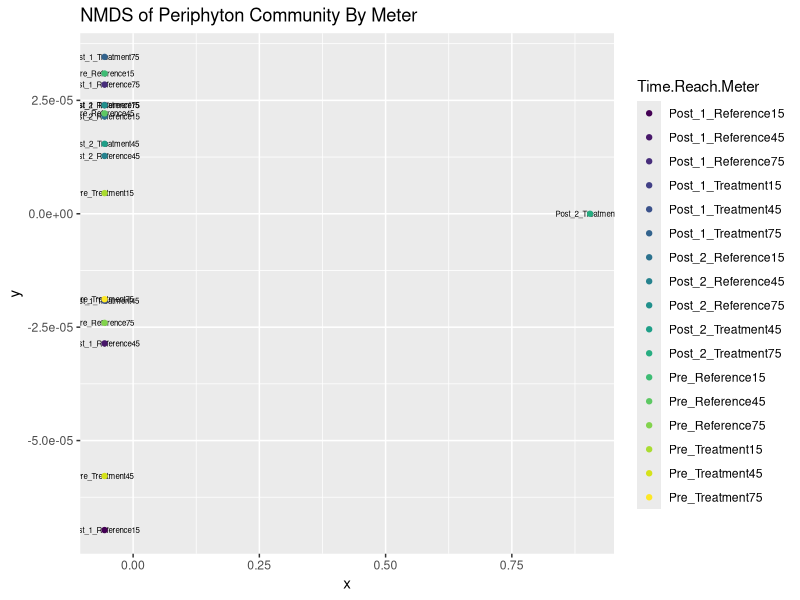

Write the R code that produced this figure. (Note: this script raises an error after producing the figure.)
# Prep Periphyton data for PC-ORD/Basic MDS in R
x <- c("tidyverse", "vegan", "lubridate", "readxl", "ggthemes", "viridis", "ggrepel")
lapply(x, library, character.only = TRUE)

reach.peri <- read_csv("../Periphyton/Data/Reach_Algae_DiatomsSpecified_pca_data.csv")
meter.peri <- read_csv("../Periphyton/Data/Meter_Algae_DiatomsSpecified_pca_data.csv")
 
meter.algae <- meter.peri %>% filter(str_detect(Portion.Taxon, "Algae"))
reach.algae <- reach.peri %>% filter(str_detect(Portion.Taxon, "Algae"))

# Function to convert data to long output and fill missing values with 0
long_output <- function(x, dat, key, value, group) {
  x %>%
    select(dat) %>%
    spread(key = key, value = value) %>%
    mutate_if(is.numeric , replace_na, replace = 0) %>%
    group_by_(.dots = group) %>%
    summarise_if(is.numeric, funs(sum)) %>%
    select(-c(group))
}


reach.het <- long_output(x = reach.peri, dat = c("Time.Reach","Portion.Taxon", "Sum_Het"), 
                         key = "Portion.Taxon", value = "Sum_Het", group = "Time.Reach")
  
reach.cell <- long_output(x = reach.peri, dat = c("Time.Reach","Portion.Taxon", "Sum_CellCount"), 
                          key = "Portion.Taxon", value = "Sum_CellCount", group = "Time.Reach")

reach.count <- long_output(x = reach.peri, dat = c("Time.Reach","Portion.Taxon", "Sum_Count"), 
                            key = "Portion.Taxon", value = "Sum_Count", group = "Time.Reach")

meter.count <-  long_output(x = meter.peri, dat = c("Time.Reach.Meter","Portion.Taxon", "Sum_Count"), 
                            key = "Portion.Taxon", value = "Sum_Count", group = "Time.Reach.Meter")

meter.het <-  long_output(x = meter.peri, dat = c("Time.Reach.Meter","Portion.Taxon", "Sum_Het"), 
                          key = "Portion.Taxon", value = "Sum_Het", group = "Time.Reach.Meter")

meter.cell <-  long_output(x = meter.peri, dat = c("Time.Reach.Meter","Portion.Taxon", "Sum_CellCount"), 
                           key = "Portion.Taxon", value = "Sum_CellCount", group = "Time.Reach.Meter")

reach.count.algae <- long_output(x = reach.algae, dat = c("Time.Reach","Portion.Taxon", "Sum_Count"), 
                           key = "Portion.Taxon", value = "Sum_Count", group = "Time.Reach")

meter.count.algae <-  long_output(x = meter.algae, dat = c("Time.Reach.Meter","Portion.Taxon", "Sum_Count"), 
                            key = "Portion.Taxon", value = "Sum_Count", group = "Time.Reach.Meter")

reach.env <- reach.peri %>% 
  select(-c("Sum_Count", "Sum_Het")) %>% 
  spread(key = Portion.Taxon, value = Sum_CellCount) %>% 
  select(Time.Reach) %>% unique()

meter.env <- meter.peri %>% 
  select(-c("Sum_Het", "Sum_Count")) %>% 
  spread(key = Portion.Taxon, value = Sum_CellCount) %>% 
  select(Time.Reach.Meter) %>% unique()

# No algae at post_2_treatment_15
meter.env.algae <- meter.env[-10,]


# Make list and write csv's
peri.list <- list(meter.cell = meter.cell, meter.het = meter.het, meter.count = meter.count, 
                reach.cell = reach.cell, reach.het = reach.het, reach.count = reach.count, 
                 meter.env = meter.env, reach.env = reach.env, reach.count.algae = reach.count.algae, 
                meter.count.algae = meter.count.algae, meter.env.algae = meter.env.algae)

mapply(write.csv, peri.list, file = paste0(names(peri.list), '.csv'))

#### By METER

Density <- beals(meter.count.algae)
Enviro <- meter.env[-10,]
sol <- metaMDS(Density, distance = "bray", k = 2, trymax = 100)

NMDS <- data.frame(x = sol$points[, 1], y = sol$points[ ,2], 
                   Time.Reach.Meter = select(Enviro, Time.Reach.Meter))


ggplot(data = NMDS, aes(x, y, color = Time.Reach.Meter)) +
  annotate("text", x = (NMDS$x), y = (NMDS$y), label = NMDS$Time.Reach.Meter, size = 2) +
  geom_point() +
  ggtitle("NMDS of Periphyton Community By Meter") +
  scale_color_viridis_d()

#### By REACH

Density <- reach.count
Enviro <- reach.env
sol <- metaMDS(Density, distance = "bray", k = 2, trymax = 100)

NMDS <- data.frame(x = sol$points[, 1], y = sol$points[ ,2], 
                   Time.Reach = select(Enviro, Time.Reach))

ggplot(data = NMDS, aes(x, y, color = Time.Reach)) +
  geom_path(data = df_ell, aes(x = NMDS1, y = NMDS2)) +
  annotate("text", x = (NMDS$x), y = (NMDS$y) + .04, label = NMDS$Time.Reach, size = 2) +
  geom_point() +
  ggtitle("NMDS of Periphyton Community By Reach") +
  scale_color_viridis_d()

